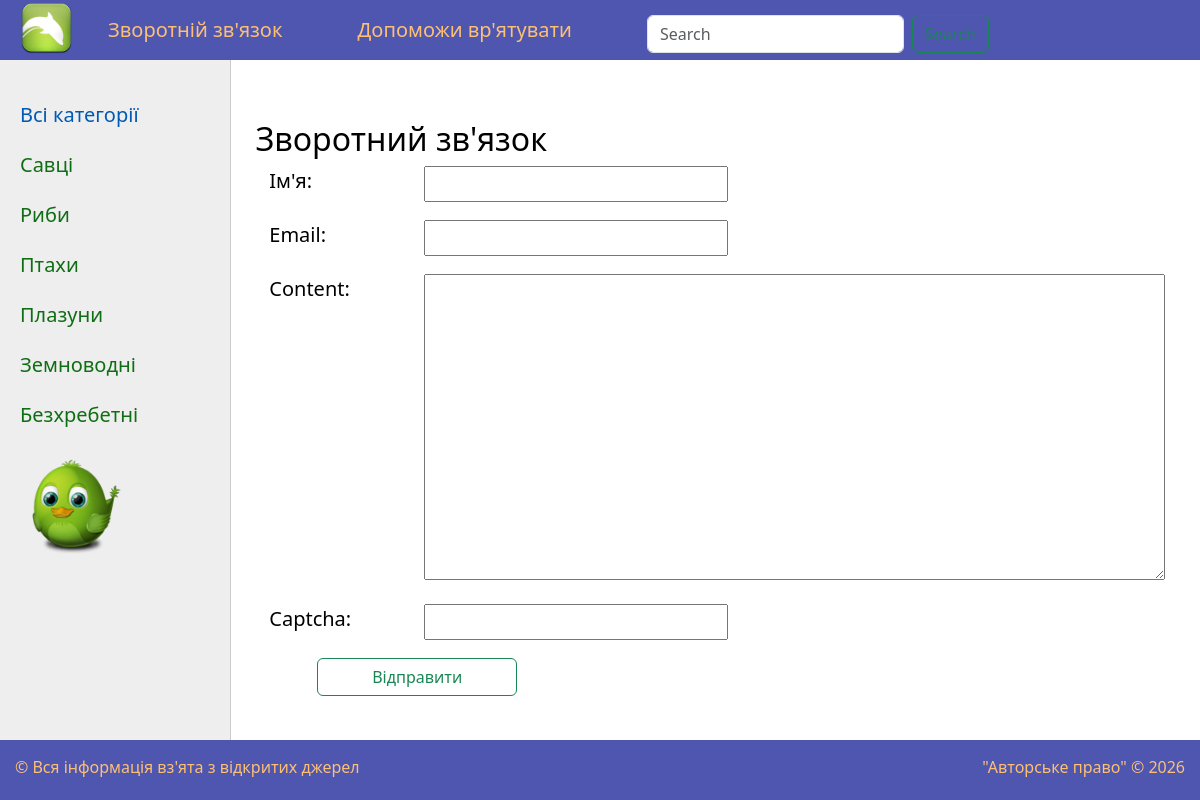
Page /contact/ on the committed database.
### animal/models.py (models this page shows, shortened)
class Category(models.Model):
    name = models.CharField(max_length=100, db_index=True, verbose_name='Категорія')
    slug = models.SlugField(max_length=255, unique=True, db_index=True, verbose_name='URL')
    def get_absolute_url(self):
        return reverse('category', kwargs={'cat_slug': self.slug})
    class Meta:
        verbose_name ='Категорії'
        verbose_name_plural = 'Категорії'
        ordering = ['id']

### animal/views.py (the view, shortened to what this page needs)
# urls.py: path('contact/', ContactFormView.as_view(), name='contact'),
class ContactFormView(DataMixin, FormView):
    form_class = ContactForm
    template_name = 'animal/contact.html'
    success_url = reverse_lazy('login')
    def get_context_data(self, *, object_list=None, **kwargs):
        context = super().get_context_data(**kwargs)
        c_def = self.get_user_context(title='Зворотний зв\'язок')
        return dict(list(context.items()) + list(c_def.items()))

### animal/forms.py
class ContactForm(forms.Form):
    name = forms.CharField(label='Ім\'я', max_length=255)
    email = forms.EmailField(label='Email')
    content = forms.CharField(widget=forms.Textarea(attrs={'cols': 60, 'rows': 10}))
    captcha = CaptchaField(label='Капча')

### animal/utils.py (called while the page is built)
    def get_user_context(self, flag=True, **kwargs):
        context = kwargs
        cats = Category.objects.all()
        user_menu = menu.copy()
        if not self.request.user.is_authenticated:
            user_menu.pop(1)
        context['menu'] = user_menu
        context['cats'] = cats
        context['year'] = datetime.now().year
        if 'cat_selected' not in context and flag:
            context['cat_selected'] = 0
        return context

### animal/templates/animal/contact.html (shortened to what this page needs)
{% extends 'animal/base.html' %}
{% block content %}
<h1>{{title}}</h1>
<form method="post">
 {% for f in form %}
    <p><label class="form-label" for="{{f.id_for_label}}">{{f.label}}:</label> {{f}}</p>
  {% endfor %}
  <button class="btn btn-outline-success sub" type="submit">Відправити</button>
</form>
<br>
{% endblock %}

### animal/templates/animal/base.html (shortened to what this page needs)
<!DOCTYPE html>
{% load static %}
<html lang="uk">
<head>
    <link type="text/css" href="{% static 'animal/css/styles.css' %}" rel="stylesheet" />
    <link href="https://cdn.jsdelivr.net/npm/bootstrap@5.3.0/dist/css/bootstrap.min.css" rel="stylesheet">
</head>
<body>
<table id ="table-page" border=0 cellpadding="0" cellspacing="0">
<tr><td valign=top>
    <div id="header">
        <ul class="h_menu">
            <li class="logo"><a href="{% url 'home' %}"><div class="logo"></div></a></li>
            {% for m in menu %}
                <li ><a href="{% url m.url_name %}">{{m.title}}</a></li>
            {% endfor %}
           <li> <form action="{% url 'search_post' %}" class="d-flex" role="search" method="post">
            <input class="form-control me-2" type="search" placeholder="Search" aria-label="Search" name="searched">
            <button class="btn btn-outline-success" type="submit">Search</button>
            </form>
            </li>
        </ul>
    </div>
<table id="table-content" border=0 cellpadding="0" cellspacing="0">
<tr>
	<td valign="top" class="left-chapters">
	<ul id="leftchapters">
		{% if cat_selected == 0 %}
		<li class="selected">Всі категорії</li>
		{% else %}
		<li class="an"><a  href="{% url 'home' %}">Всі категорії</a></li>
		{% endif %}
        {% for c in cats %}
		{% if c.pk == cat_selected %}
		<li class="selected">{{ c.name }}</li>
		{% else %}
		<li  class="an"><a href="{{ c.get_absolute_url }}">{{ c.name }}</a></li>
		{% endif %}
		{% endfor %}
            <li class="animation"> </li>
        </ul>
    </td>
<td valign="top" class="content">
	<div class="content-text">
      {% block content %}
    {% endblock %}
	</div>
</td></tr></table>
</td></tr>
<tr><td valign=top>
    <div id ="footer">
        <p>&copy; Вся інформація вз'ята з відкритих джерел <span class="right">"Авторське право" &copy; {{ year }}</span></p>
    </div>
</td></tr></table>
</body>
</html>

### animal/static/animal/css/styles.css (style rules this page uses)
html, body { font-family: Comic Sans MS, Comic Sans, cursive; margin: 0; padding: 0; height: 100%; width: 100%; }
#header, #footer { background: #4f56b0; height: 60px; }
.logo { background: url('../images/logos.png') no-repeat; background-size: cover; width: 53px; height: 53px; transition: .3s; }
ul.h_menu { list-style: none; margin: 0; padding: 0; height: 55px; color: #fdc073; font-size: 20px; overflow: hidden; }
ul.h_menu li { float: left; margin: 15px 40px 0 35px; }
ul.h_menu li.logo { margin: 2px 0 0 20px; }
ul.h_menu li a { color: #fdc073; text-decoration: none; }
#table-page { width: 100%; height: 100%; vertical-align: top; }
#table-page tr { height: 100%; }
#table-content { width: 100%; min-height: 100%; height: 100%; padding-right: 1%; }
.left-chapters { width: 230px; margin: 0; background: #eee; border-right: 1px solid #ccc; min-height: 100%; }
.left-chapters ul { margin: 0; padding: 20px 10px 10px 20px; list-style: none; font-size: 20px; }
.left-chapters ul li.selected { color: #0059b2; }
.left-chapters ul li { margin: 20px 0 0 0; color: #135c25; }
#leftchapters li a, .on_post, .on_post-info { color: #0f6e14; text-decoration: none; }
.animation { background: url('../images/Arrioch-Birdie-Adium-Adium-Bird-Awake.128.png') no-repeat; background-size: cover; width: 110px; height: 110px; }
.content-text h1 { font-size: 32px; margin-left: 15px; }
.content-text { margin: 60px 0 0 10px; color: #000; font-size: 20px; }
#footer p { padding: 15px; color: #fdc073; }
.right { float:right; }
.form-label { margin-left:3%; display: inline-block; min-width: 150px; vertical-align: top; }
button.sub { margin-left:8%; min-width: 200px; font-size: 16px; }

### rows in the picture
Category: name "Савці"
Category: name "Риби"
Category: name "Птахи"
Category: name "Плазуни"
Category: name "Земноводні"
Category: name "Безхребетні"

### other values in the picture
{{ m.title }} "Зворотній зв'язок" "Допоможи вр'ятувати"
{{ title }} "Зворотний зв'язок"
{{ f.label }} "Ім'я" "Email" "Content" "Captcha"
{{ year }} "2026"
